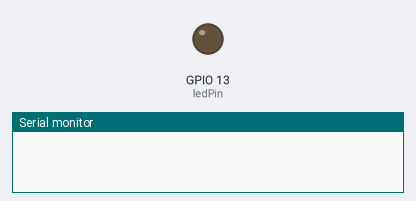
Bench run of a sketch on a simulated ESP32. On the bench: output pins drawn as LEDs (lit = HIGH), the last lines printed to the serial monitor. WiFi joins after 1.5 s; servers stay silent unless stated; no MQTT or app messages arrive unless stated; nothing arrives over Bluetooth unless stated.

Above: at 0.1 s.
At 12.1 s:
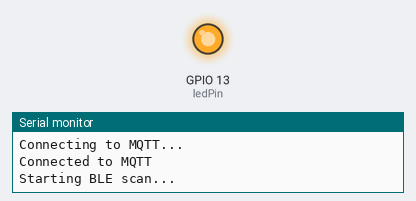
Timing chart, 0 to 13.6 s (numbered marks = the images above):
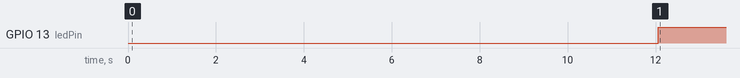

The sketch:

ble_mqtt.ino
```cpp
#include <WiFi.h>
#include <WiFiClientSecure.h>
#include <PubSubClient.h>
#include <BLEDevice.h>
#include <BLEUtils.h>
#include <BLEScan.h>
#include <BLEAdvertisedDevice.h>
#include <ArduinoJson.h>

const char* ssid = "rede";
const char* password = "senha";

const char* broker = "mqtt.tago.io";
const int port = 8883;
const char* mqttUser = "MQTTTuser";
const char* mqttPassword = "9ab8a1a9-a735-4fd4-ad80-12c109188cb7";

int scanTime = 10;
BLEScan* pBLEScan;

WiFiClientSecure espClient;
PubSubClient client(espClient);

float calculateDistance(int rssi);

const int ledPin = 13;

class MyAdvertisedDeviceCallbacks : public BLEAdvertisedDeviceCallbacks {
  void onResult(BLEAdvertisedDevice advertisedDevice) {
    int rssi = advertisedDevice.getRSSI();
    float distance = calculateDistance(rssi);

    if (distance <= 10.0) {
      const char* topic = "ble/info";

      // Criação do objeto JSON
      DynamicJsonDocument jsonBuffer(256);

      // Preenchimento dos dados no objeto JSON
      JsonObject data = jsonBuffer.createNestedObject("data");
      data["Name"] = advertisedDevice.getName().c_str();
      data["Address"] = advertisedDevice.getAddress().toString().c_str();
      data["RSSI"] = rssi;
      data["Distance"] = distance;

      // Conversão do JSON em string
      String payload;
      serializeJson(data, payload);

      client.publish(topic, payload.c_str());

      // Acende o LED
      digitalWrite(ledPin, LOW);
    }
  }
};

void connectToMQTT() {
  while (!client.connected()) {
    Serial.println(F("Connecting to MQTT..."));
    if (client.connect("ESP32Client", mqttUser, mqttPassword)) {
      Serial.println(F("Connected to MQTT"));
    } else {
      Serial.print(F("Failed with state "));
      Serial.print(client.state());
      delay(2000);
    }
  }
}

void setup() {
  Serial.begin(115200);

  pinMode(ledPin, OUTPUT);
  digitalWrite(ledPin, LOW);

  WiFi.begin(ssid, password);
  while (WiFi.status() != WL_CONNECTED) {
    delay(1000);
    Serial.println(F("Connecting to WiFi..."));
  }
  Serial.println(F("Connected to WiFi"));

  espClient.setInsecure();
  client.setServer(broker, port);

  BLEDevice::init("");
  pBLEScan = BLEDevice::getScan();
  pBLEScan->setAdvertisedDeviceCallbacks(new MyAdvertisedDeviceCallbacks());
  pBLEScan->setActiveScan(true);
  pBLEScan->setInterval(100);
  pBLEScan->setWindow(99);
}

void loop() {
  if (!client.connected()) {
    connectToMQTT();
  }
  client.loop();

  Serial.println(F("Starting BLE scan..."));
  BLEScanResults foundDevices = pBLEScan->start(scanTime, false);

  // Verifica a distância e conta os dispositivos dentro do limite
  int deviceCount = 0;
  for (int i = 0; i < foundDevices.getCount(); i++) {
    BLEAdvertisedDevice device = foundDevices.getDevice(i);
    int rssi = device.getRSSI();
    float distance = calculateDistance(rssi);

    if (distance <= 10.0) {
      deviceCount++;
    }
  }

  const char* topic = "ble/devices";

  // Criação do objeto JSON
  DynamicJsonDocument jsonBuffer(256);

  // Preenchimento dos dados no objeto JSON
  JsonObject data = jsonBuffer.createNestedObject("data");
  data["DeviceCount"] = deviceCount;

  // Conversão do JSON em string
  String payload;
  serializeJson(data, payload);

  client.publish(topic, payload.c_str());

  // Apaga o LED se nenhum dispositivo foi encontrado
  if (deviceCount == 0) {
    digitalWrite(ledPin, HIGH);
  }

  pBLEScan->clearResults();
  delay(10000);
}

float calculateDistance(int rssi) {
  float txPower = -59.0;  // Potência de transmissão de referência
  float pathLossExponent = 2.0;  // Expoente de perda de percurso

  // Converter o RSSI para dBm
  float rssi_dBm = float(rssi);

  // Calcular a distância usando a fórmula do modelo de perda de caminho
  float distance = pow(10.0, (txPower - rssi_dBm) / (10.0 * pathLossExponent));

  return distance;
}
```

Measured:
- by itself, GPIO 13 (ledPin): LOW → HIGH at 12.1 s
